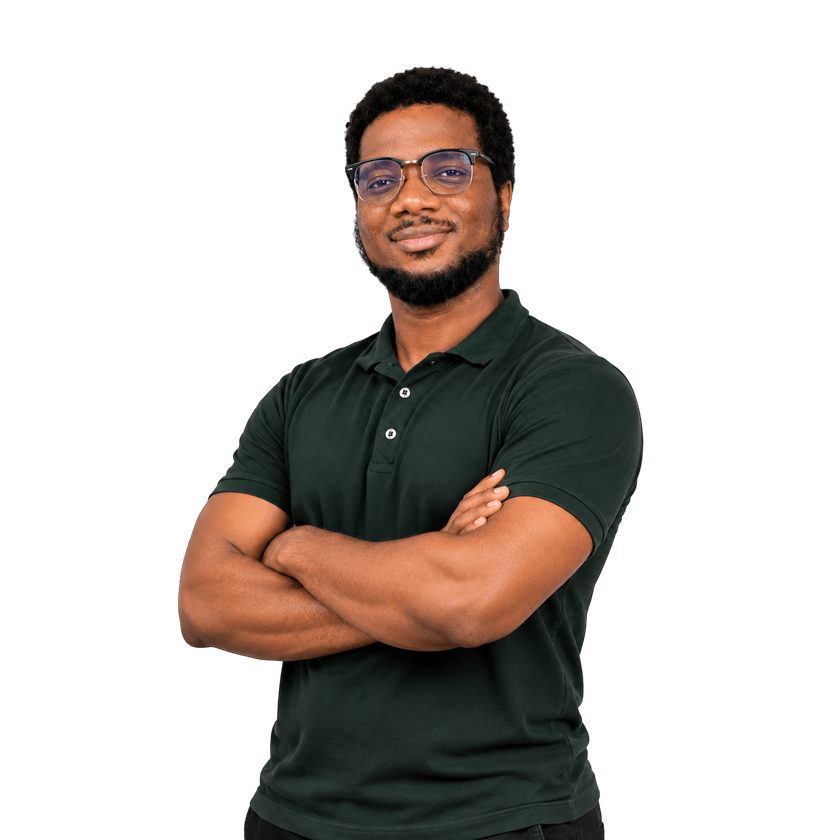
#> input picture assets/hero-1-clean.png, 840 x 840 px, shrunk from 1254 x 1254 before the run, found by its file name
$ python generate-hero-outline.py assets/hero-1-clean.png
#> lines starting #> are read from the running program, lines starting #| are printed output that depends on the picture; after the words box and inside, x2 and y2 are one past the last pixel; in counts of white or black regions, pixels touching at a corner belong together
#!/usr/bin/env python3
"""
One-off generator for the thin orange silhouette outline that traces a cutout
photo in index.html (the "hero-outline" / "about-outline" <svg><path>). Used
for both portrait cutouts on the page: assets/hero-1-clean.png (hero) and
assets/hero2-clean.png (about).

Re-run this whenever one of those source photos changes:

    /tmp/outline-venv/bin/python3 scripts/generate-hero-outline.py assets/hero-1-clean.png
    /tmp/outline-venv/bin/python3 scripts/generate-hero-outline.py assets/hero2-clean.png

(or any Python env with opencv-python-headless + pillow + numpy installed).
It prints a <path d="..."> you paste into the matching inline <svg> in
index.html, replacing the existing `d` attribute. The viewBox must stay
"0 0 <img width> <img height>" (printed below) so the overlay lines up with
the <img> at any render size.
"""
import sys
import cv2
import numpy as np
from PIL import Image

SRC = sys.argv[1] if len(sys.argv) > 1 else "assets/hero-1-clean.png"
DILATE_PX = 8  # how far the line floats off the subject's edge
SIMPLIFY_EPS = 1.2  # approxPolyDP tolerance in source-image pixels

im = Image.open(SRC).convert("RGBA")
#> im is the input picture: PIL image 840x840 RGBA; mean R, G, B, A 25.9, 20.2, 16, 80.6
w, h = im.size
#> w = 840; h = 840
alpha = np.array(im)[:, :, 3]
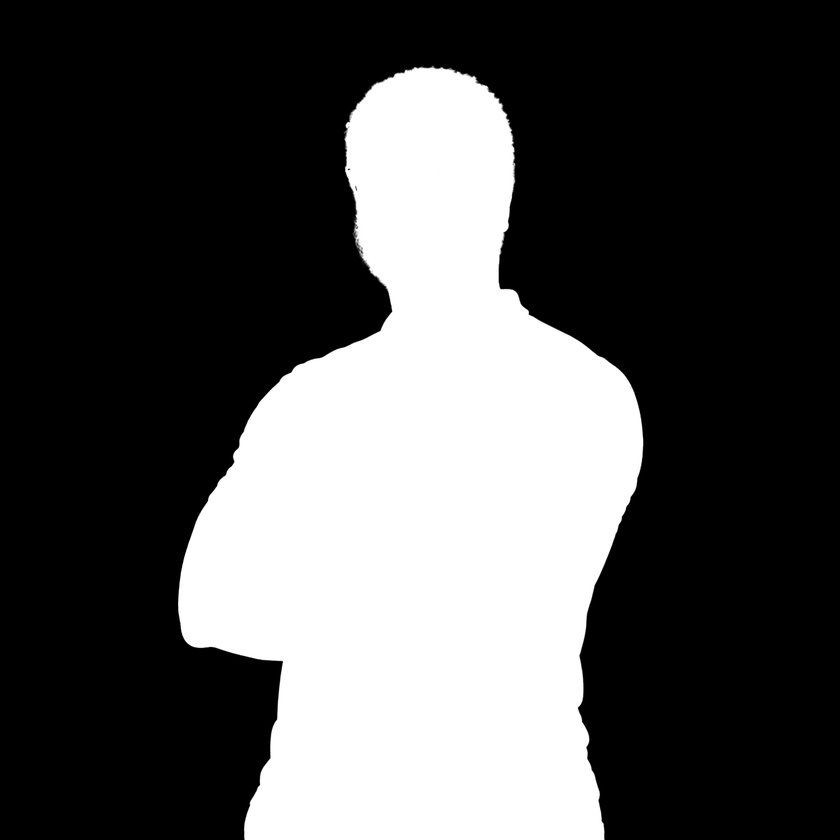
#> alpha: shape (840, 840); min 0, max 255, mean 80.6

# Binary mask of the subject, then dilate so the traced line floats
# slightly outside the real edge instead of hugging it.
_, mask = cv2.threshold(alpha, 16, 255, cv2.THRESH_BINARY)
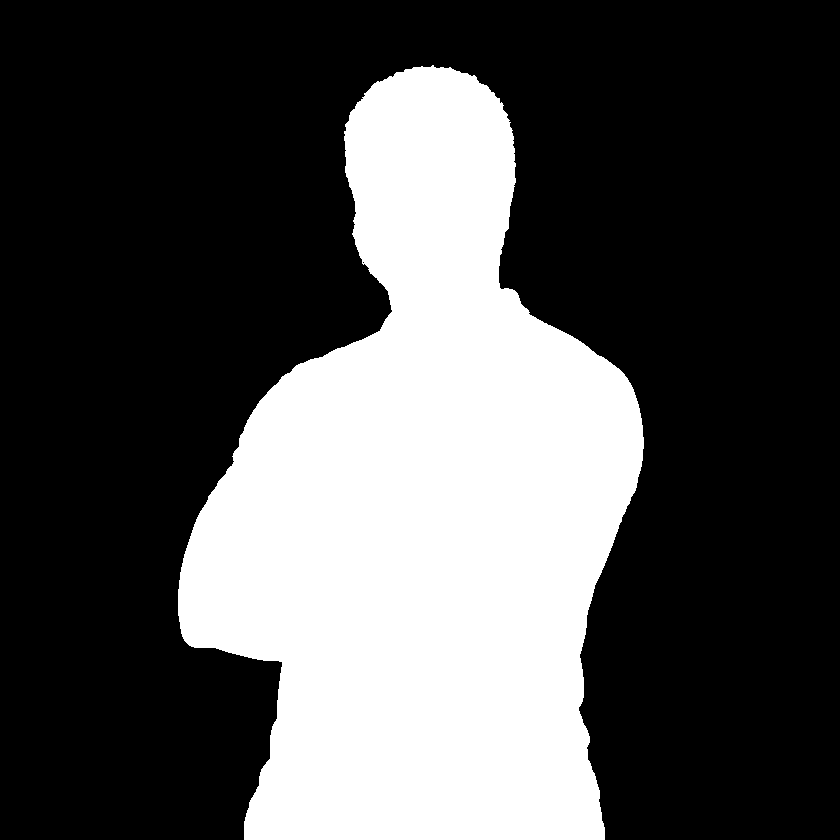
#> mask: shape (840, 840); 31.8% white; 1 white region, box (x1, y1, x2, y2) and area: (178, 65, 644, 840) 224333
kernel = cv2.getStructuringElement(cv2.MORPH_ELLIPSE, (DILATE_PX * 2 + 1,) * 2)
dilated = cv2.dilate(mask, kernel)
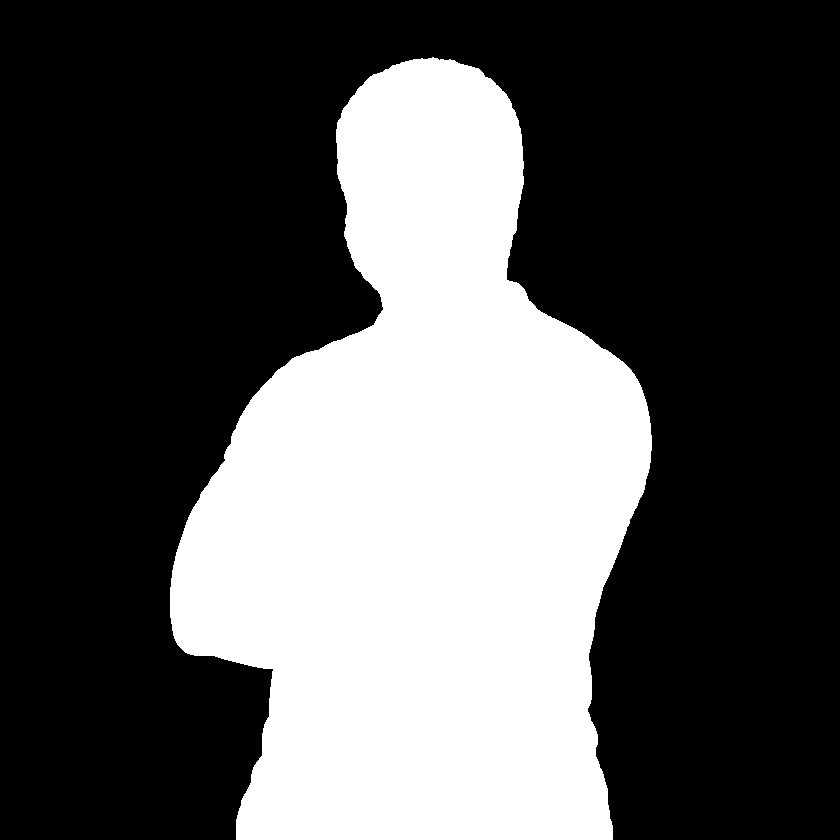
#> dilated: shape (840, 840); 34.1% white; 1 white region

contours, _ = cv2.findContours(dilated, cv2.RETR_EXTERNAL, cv2.CHAIN_APPROX_NONE)
#> contours = 1 contour; box (x1, y1, x2, y2) and area: (170, 57, 652, 840) 239173
largest = max(contours, key=cv2.contourArea)
#> largest = contour of 2194 points, box (x1, y1, x2, y2) (170, 57, 652, 840), area 239173

simplified = cv2.approxPolyDP(largest, SIMPLIFY_EPS, closed=True)
#> simplified = contour of 113 points, box (x1, y1, x2, y2) (170, 57, 652, 840), area 239097
pts = simplified.reshape(-1, 2)
#> pts = 113 pairs, first value 170 to 651, second value 57 to 839

d = "M " + " L ".join(f"{x},{y}" for x, y in pts) + " Z"

print(f"viewBox: 0 0 {w} {h}")
#| viewBox: 0 0 840 840
print(f"points: {len(pts)}")
#| points: 113
print()
print(f'<path d="{d}" />')
#> (printed output is left out)
